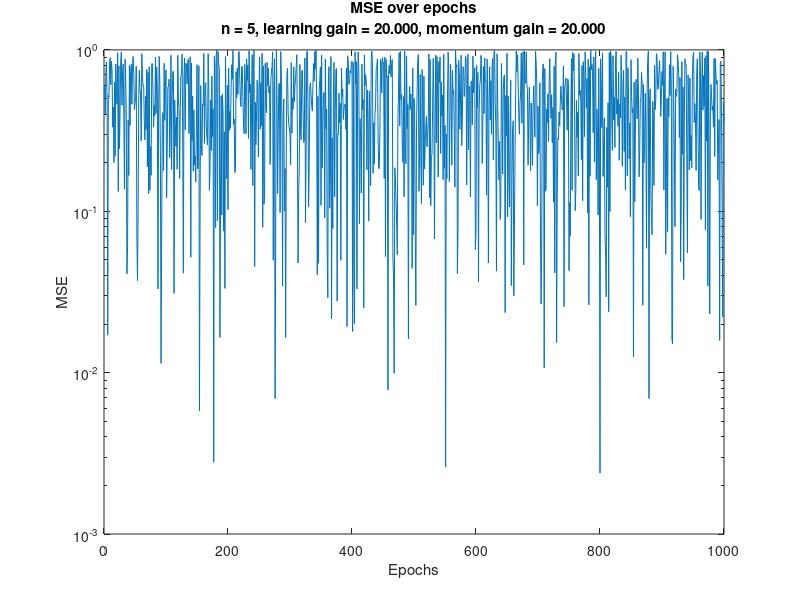
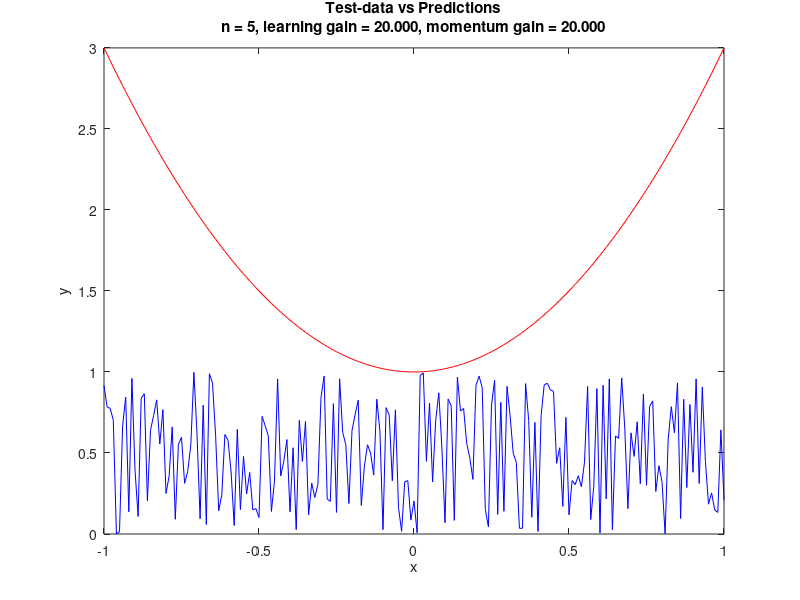

Recreate these plots in MATLAB, in order.
epochs = 1:1:1000;
mse = rand(1, length(epochs));
n_hidden = 5;
learning_gain = 20;
momentum_gain = 20;

test_x = -1:0.01:1;
test_y = (2 .* (test_x .^ 2)) + 1;

y_hat = rand(1, length(test_x));

figure("visible", "off")
semilogy(epochs, mse);
xlabel('Epochs');
ylabel('MSE');
ttl = sprintf('MSE over epochs\nn = %d, learning gain = %.3f, momentum gain = %.3f', n_hidden, learning_gain, momentum_gain);
title(ttl);
filename = sprintf('figures/mse_%d_%.3f_%.3f.png', n_hidden, learning_gain, momentum_gain);
% save without the popup window
saveas(gcf, filename)

figure("visible", "off")
plot(test_x, test_y, 'r', test_x, y_hat, 'b');
xlabel('x');
ylabel('y');
new_title = sprintf('Test-data vs Predictions\nn = %d, learning gain = %.3f, momentum gain = %.3f', n_hidden, learning_gain, momentum_gain);
title(new_title);
filename = sprintf('figures/function_fitting_%d_%f_%f.png', n_hidden, learning_gain, momentum_gain);
saveas(gcf, filename);